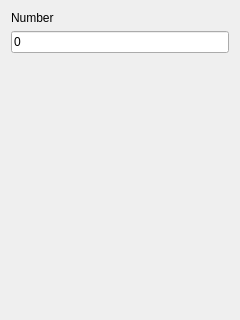
<?xml version="1.0" encoding="UTF-8"?>
<ui version="4.0">
 <class>NumberPatternUI</class>
 <widget class="QWidget" name="NumberPatternUI">
  <property name="geometry">
   <rect>
    <x>0</x>
    <y>0</y>
    <width>240</width>
    <height>320</height>
   </rect>
  </property>
  <property name="windowTitle">
   <string>Form</string>
  </property>
  <layout class="QFormLayout" name="formLayout">
   <item row="1" column="0" colspan="2">
    <widget class="QLineEdit" name="numberLineEdit">
     <property name="inputMask">
      <string>00000</string>
     </property>
     <property name="text">
      <string>0</string>
     </property>
    </widget>
   </item>
   <item row="0" column="0">
    <widget class="QLabel" name="label">
     <property name="text">
      <string>Number</string>
     </property>
    </widget>
   </item>
  </layout>
 </widget>
 <resources/>
 <connections/>
</ui>
